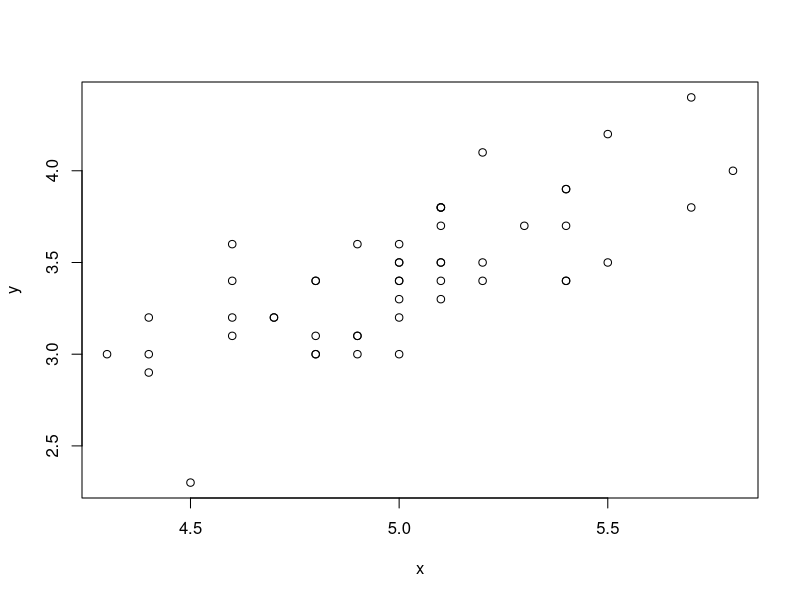

R code for this plot: (Note: this script raises an error after producing the figure.)
iris # load the iris dataset
x=iris[1:50,]$Sepal.Length
y=iris[1:50,]$Sepal.Width
plot(x,y)

A = cbind(x,1) # replace 1 with rep(1,50) to remove warning
solution = inv(t(A)%*%A)%*%(t(A)%*%y) #if there's error change y to matrix

curve(0.7985283*x - 0.5694327, add=TRUE,col="red")

# Using GramSchmidt

Q1 = gramSchmidt(A) # the one that's built in
Q2 = gram.schmidt(A) # our own

z = proj(y,Q2)

#bind matrix
cbind(A,z)
rref(cbind(A,z))


#rejecting the repeated rows
rref(cbind(A[1:2,], z[1:2]))
